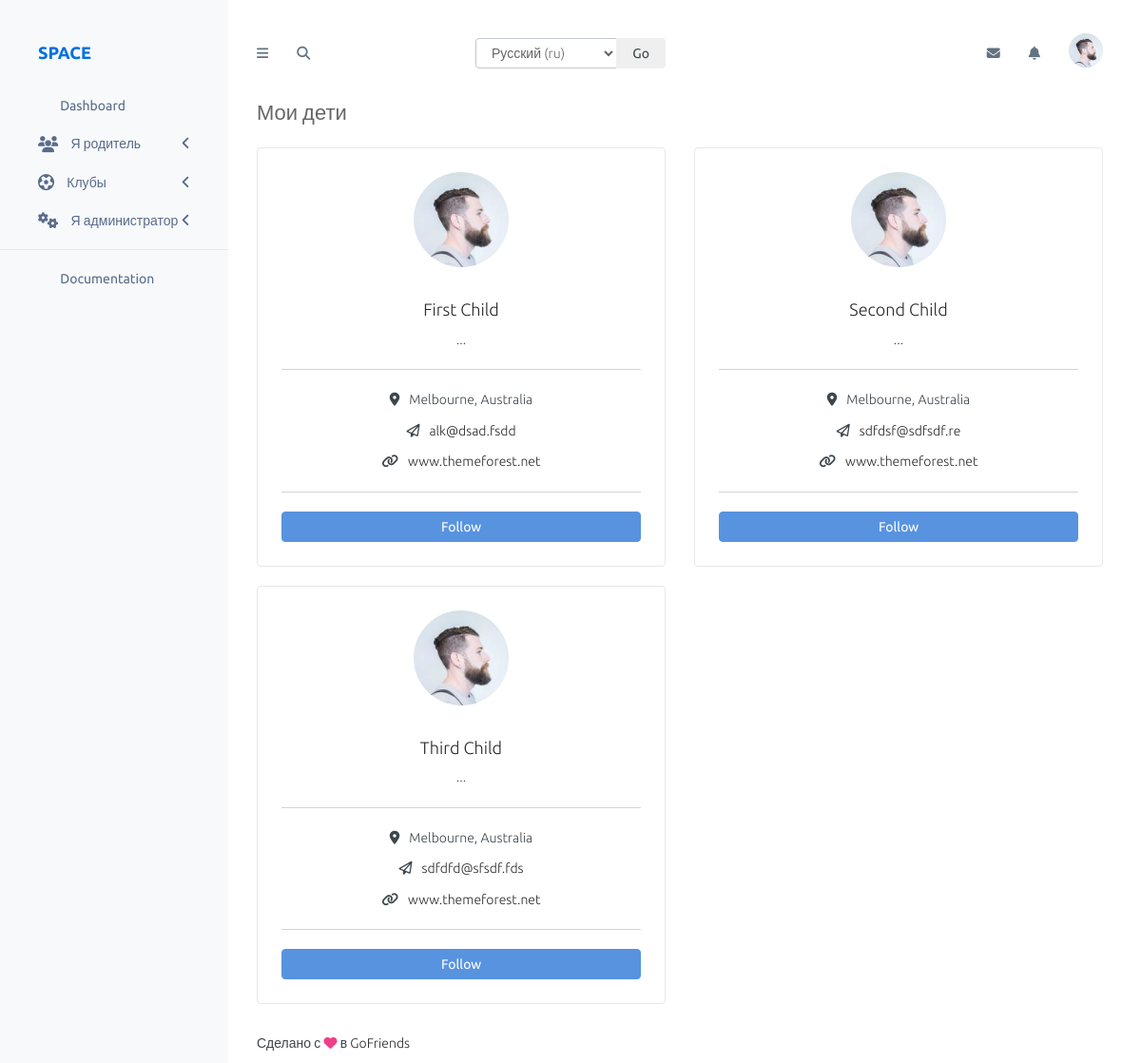
/dashboard/user/parent/my-children/ (signed in), run on an earlier commit of the app's database.
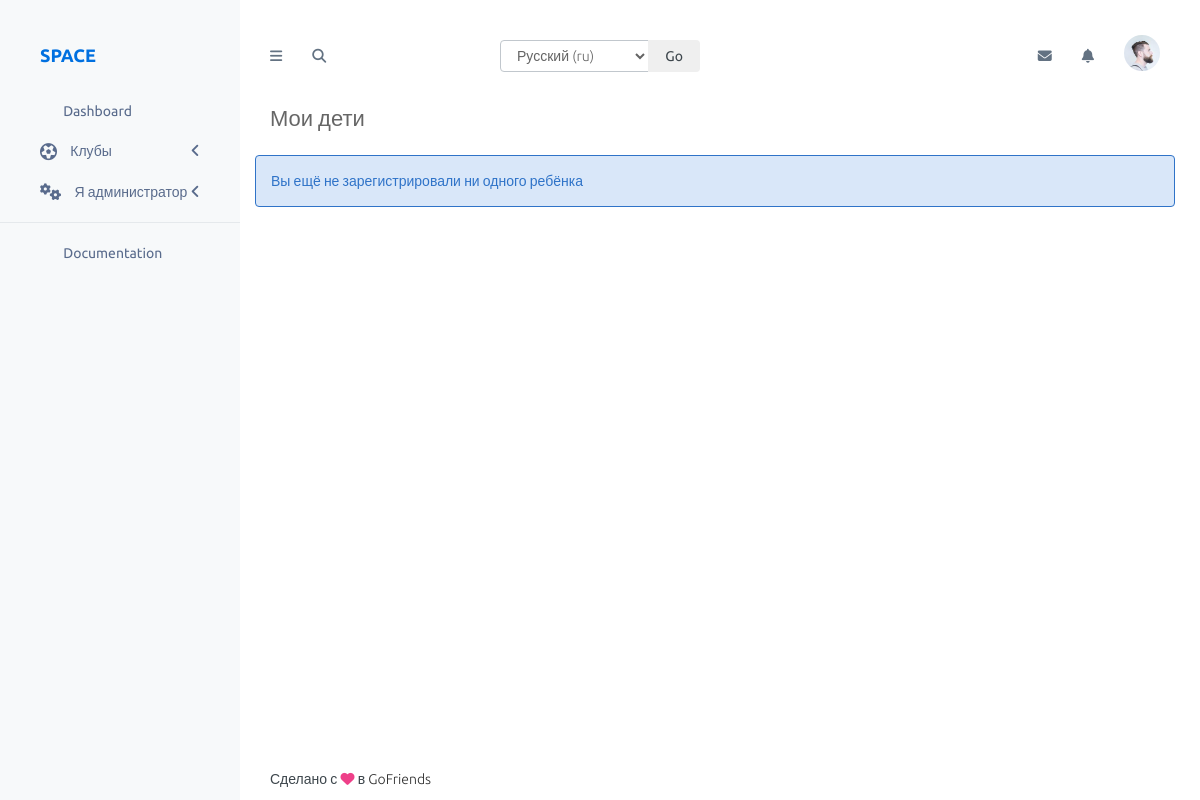
And on a later commit of the database.
### user_profile/models.py (models this page shows, shortened)
class Child(models.Model):
    user = models.OneToOneField(User, on_delete=models.CASCADE)
    parent = models.ForeignKey(Parent, on_delete=models.CASCADE)
    class Meta:
        verbose_name = _('Ребёнок')
        verbose_name_plural = _('Дети')

class User(AbstractBaseUser, PermissionsMixin):
    email = models.EmailField(_('email'), max_length=255, unique=True, db_index=True)
    avatar = models.ImageField('Аватар', blank=True, null=True, upload_to="user/avatar")
    first_name = models.CharField(_('Фамилия'), max_length=40, null=True, blank=True)
    last_name = models.CharField(_('Имя'), max_length=40, null=True, blank=True)
    date_of_birth = models.DateField(_('Дата рождения'), null=True, blank=True)
    is_active = models.BooleanField(_('Активен'), default=True)
    is_admin = models.BooleanField(_('Суперпользователь'), default=False)
    created = models.DateTimeField(auto_now_add=True, auto_now=False, verbose_name=_('Дата создания'))
    updated = models.DateTimeField(auto_now_add=False, auto_now=True, verbose_name=_('Дата обновления'))
    def get_full_name(self):
        return '{} {}'.format(self.first_name, self.last_name)
    USERNAME_FIELD = 'email'
    REQUIRED_FIELDS = []
    objects = UserManager()
    class Meta:
        verbose_name = _('Пользователь')
        verbose_name_plural = _('Пользователи')
    def is_parent(self):
        if self.parent:
            return True
        return False
    def is_investor(self):
        if self.investor:
            return True
        return False
    def is_administrator(self):
        if self.administrator:
            return True
        return False

### user_profile/views.py (the view)
# urls.py: path('my-children/', ChildrenListView.as_view(), name='my-children'),
class ChildrenListView(ListView):
    context_object_name = 'children'
    template_name = 'user_profile/my-children.html'
    def get_queryset(self):
        return Child.objects.select_related('user').filter(parent__user=self.request.user)

### user_profile/templates/user_profile/my-children.html (shortened to what this page needs)
{% extends 'cabinet.html' %}
{% load i18n %}
{% load static %}
{% block page_title %}{% trans 'Мои дети' %}{% endblock page_title %}
{% block content %}
    {% if not children %}
        <div class="alert alert-info" role="alert">
            {% trans 'Вы ещё не зарегистрировали ни одного ребёнка' %}
        </div>
    {% endif %}
    {% for child in children %}
        <div class="col-md-6 col-sm-6">
            <div class="panel panel-white">
                <div class="panel-body user-profile-panel">
                    <img src="{% static '/cabinet/' %}assets/images/avatars/avatar1.jpg" class="user-profile-image img-circle">
                    <h4 class="text-center m-t-lg">{{ child.user.get_full_name }}</h4>
                    <p class="text-center">...</p>
                    <hr>
                    <ul class="list-unstyled text-center">
                        <li><p><i class="fa fa-map-marker m-r-xs"></i>Melbourne, Australia</p></li>
                        <li><p><i class="fa fa-paper-plane-o m-r-xs"></i><a href="profile.html#">{{ child.user.email }}</a></p></li>
                        <li><p><i class="fa fa-link m-r-xs"></i><a href="profile.html#">www.themeforest.net</a></p></li>
                    </ul>
                    <hr>
                    <button class="btn btn-info btn-block">Follow</button>
                </div>
            </div>
        </div>
    {% endfor %}
{% endblock content %}

What changed in the data, as far as the page shows it:
removed Child: user.get_full_name "First Child", user.email "alk@dsad.fsdd"
removed Child: user.get_full_name "Second Child", user.email "sdfdsf@sdfsdf.re"
removed Child: user.get_full_name "Third Child", user.email "sdfdfd@sfsdf.fds"
Also different on the page:
text no longer shown: "Я родитель"
text now shown: "Вы ещё не зарегистрировали ни одного ребёнка"
